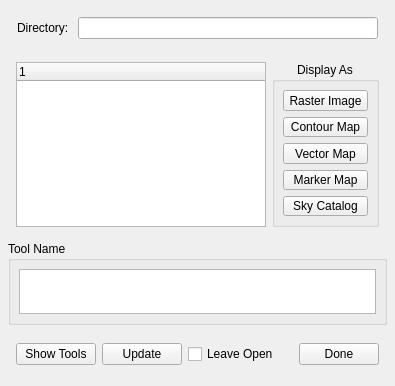
<ui version="4.0" >
 <author>Honglin Ye, National Radio Astronomy Observatory</author>
 <comment></comment>
 <exportmacro></exportmacro>
 <class>QtDataManager</class>
 <widget class="QWidget" name="QtDataManager" >
  <property name="geometry" >
   <rect>
    <x>0</x>
    <y>0</y>
    <width>388</width>
    <height>308</height>
   </rect>
  </property>
  <property name="maximumSize" >
   <size>
    <width>99999</width>
    <height>99999</height>
   </size>
  </property>
  <property name="windowTitle" >
   <string>Load Data -- Viewer</string>
  </property>
  <layout class="QVBoxLayout" >
   <property name="margin" >
    <number>8</number>
   </property>
   <property name="spacing" >
    <number>6</number>
   </property>
   <item>
    <widget class="QFrame" name="topFrame_" >
     <property name="frameShape" >
      <enum>QFrame::NoFrame</enum>
     </property>
     <property name="frameShadow" >
      <enum>QFrame::Raised</enum>
     </property>
     <layout class="QHBoxLayout" >
      <property name="margin" >
       <number>-1</number>
      </property>
      <property name="spacing" >
       <number>6</number>
      </property>
      <item>
       <widget class="QLabel" name="dirLabel_" >
        <property name="text" >
         <string>Directory: </string>
        </property>
       </widget>
      </item>
      <item>
       <widget class="QLineEdit" name="dirLineEdit_" />
      </item>
     </layout>
    </widget>
   </item>
   <item>
    <widget class="QFrame" name="midFrame_" >
     <property name="sizePolicy" >
      <sizepolicy>
       <hsizetype>5</hsizetype>
       <vsizetype>5</vsizetype>
       <horstretch>0</horstretch>
       <verstretch>2</verstretch>
      </sizepolicy>
     </property>
     <property name="frameShape" >
      <enum>QFrame::NoFrame</enum>
     </property>
     <property name="frameShadow" >
      <enum>QFrame::Raised</enum>
     </property>
     <layout class="QHBoxLayout" >
      <property name="margin" >
       <number>8</number>
      </property>
      <property name="spacing" >
       <number>6</number>
      </property>
      <item>
       <widget class="QTreeWidget" name="treeWidget_" >
        <property name="minimumSize" >
         <size>
          <width>250</width>
          <height>140</height>
         </size>
        </property>
        <property name="indentation" >
         <number>10</number>
        </property>
       </widget>
      </item>
      <item>
       <widget class="QGroupBox" name="displayGroupBox_" >
        <property name="sizePolicy" >
         <sizepolicy>
          <hsizetype>5</hsizetype>
          <vsizetype>5</vsizetype>
          <horstretch>0</horstretch>
          <verstretch>0</verstretch>
         </sizepolicy>
        </property>
        <property name="minimumSize" >
         <size>
          <width>107</width>
          <height>165</height>
         </size>
        </property>
        <property name="title" >
         <string>Display As</string>
        </property>
        <property name="alignment" >
         <set>Qt::AlignHCenter</set>
        </property>
        <layout class="QVBoxLayout" >
         <property name="margin" >
          <number>8</number>
         </property>
         <property name="spacing" >
          <number>6</number>
         </property>
         <item>
          <widget class="QPushButton" name="rasterButton_" >
           <property name="text" >
            <string>Raster Image</string>
           </property>
          </widget>
         </item>
         <item>
          <widget class="QPushButton" name="contourButton_" >
           <property name="text" >
            <string>Contour Map</string>
           </property>
          </widget>
         </item>
         <item>
          <widget class="QPushButton" name="vectorButton_" >
           <property name="text" >
            <string>Vector Map</string>
           </property>
          </widget>
         </item>
         <item>
          <widget class="QPushButton" name="markerButton_" >
           <property name="text" >
            <string>Marker Map</string>
           </property>
          </widget>
         </item>
         <item>
          <widget class="QPushButton" name="catalogButton_" >
           <property name="text" >
            <string>Sky Catalog</string>
           </property>
          </widget>
         </item>
         <item>
          <spacer>
           <property name="orientation" >
            <enum>Qt::Vertical</enum>
           </property>
           <property name="sizeHint" >
            <size>
             <width>20</width>
             <height>40</height>
            </size>
           </property>
          </spacer>
         </item>
        </layout>
       </widget>
      </item>
     </layout>
    </widget>
   </item>
   <item>
    <widget class="QGroupBox" name="toolGroupBox_" >
     <property name="sizePolicy" >
      <sizepolicy>
       <hsizetype>5</hsizetype>
       <vsizetype>5</vsizetype>
       <horstretch>0</horstretch>
       <verstretch>1</verstretch>
      </sizepolicy>
     </property>
     <property name="title" >
      <string>Tool Name</string>
     </property>
     <layout class="QHBoxLayout" >
      <property name="margin" >
       <number>8</number>
      </property>
      <property name="spacing" >
       <number>6</number>
      </property>
      <item>
       <widget class="QListView" name="toolNameListView_" >
        <property name="minimumSize" >
         <size>
          <width>350</width>
          <height>45</height>
         </size>
        </property>
       </widget>
      </item>
     </layout>
    </widget>
   </item>
   <item>
    <widget class="QFrame" name="bottomFrame_" >
     <property name="frameShape" >
      <enum>QFrame::NoFrame</enum>
     </property>
     <property name="frameShadow" >
      <enum>QFrame::Raised</enum>
     </property>
     <layout class="QHBoxLayout" >
      <property name="margin" >
       <number>8</number>
      </property>
      <property name="spacing" >
       <number>6</number>
      </property>
      <item>
       <widget class="QPushButton" name="toolButton_" >
        <property name="text" >
         <string>Show Tools</string>
        </property>
       </widget>
      </item>
      <item>
       <widget class="QPushButton" name="updateButton_" >
        <property name="text" >
         <string>Update</string>
        </property>
       </widget>
      </item>
      <item>
       <spacer>
        <property name="orientation" >
         <enum>Qt::Horizontal</enum>
        </property>
        <property name="sizeHint" >
         <size>
          <width>16</width>
          <height>31</height>
         </size>
        </property>
       </spacer>
      </item>
      <item>
       <widget class="QCheckBox" name="leaveOpen_" >
        <property name="text" >
         <string>Leave Open</string>
        </property>
       </widget>
      </item>
      <item>
       <spacer>
        <property name="orientation" >
         <enum>Qt::Horizontal</enum>
        </property>
        <property name="sizeHint" >
         <size>
          <width>40</width>
          <height>20</height>
         </size>
        </property>
       </spacer>
      </item>
      <item>
       <widget class="QPushButton" name="cancelButton_" >
        <property name="text" >
         <string>Done</string>
        </property>
       </widget>
      </item>
     </layout>
    </widget>
   </item>
  </layout>
 </widget>
 <pixmapfunction></pixmapfunction>
 <tabstops>
  <tabstop>dirLineEdit_</tabstop>
  <tabstop>treeWidget_</tabstop>
  <tabstop>rasterButton_</tabstop>
  <tabstop>contourButton_</tabstop>
  <tabstop>vectorButton_</tabstop>
  <tabstop>markerButton_</tabstop>
  <tabstop>catalogButton_</tabstop>
 </tabstops>
 <resources/>
 <connections>
  <connection>
   <sender>cancelButton_</sender>
   <signal>clicked()</signal>
   <receiver>QtDataManager</receiver>
   <slot>close()</slot>
   <hints>
    <hint type="sourcelabel" >
     <x>370</x>
     <y>286</y>
    </hint>
    <hint type="destinationlabel" >
     <x>376</x>
     <y>293</y>
    </hint>
   </hints>
  </connection>
  <connection>
   <sender>updateButton_</sender>
   <signal>clicked()</signal>
   <receiver>toolNameListView_</receiver>
   <slot>reset()</slot>
   <hints>
    <hint type="sourcelabel" >
     <x>186</x>
     <y>286</y>
    </hint>
    <hint type="destinationlabel" >
     <x>206</x>
     <y>240</y>
    </hint>
   </hints>
  </connection>
  <connection>
   <sender>updateButton_</sender>
   <signal>clicked()</signal>
   <receiver>treeWidget_</receiver>
   <slot>reset()</slot>
   <hints>
    <hint type="sourcelabel" >
     <x>186</x>
     <y>286</y>
    </hint>
    <hint type="destinationlabel" >
     <x>133</x>
     <y>144</y>
    </hint>
   </hints>
  </connection>
  <connection>
   <sender>dirLineEdit_</sender>
   <signal>returnPressed()</signal>
   <receiver>treeWidget_</receiver>
   <slot>reset()</slot>
   <hints>
    <hint type="sourcelabel" >
     <x>203</x>
     <y>24</y>
    </hint>
    <hint type="destinationlabel" >
     <x>204</x>
     <y>65</y>
    </hint>
   </hints>
  </connection>
 </connections>
</ui>
